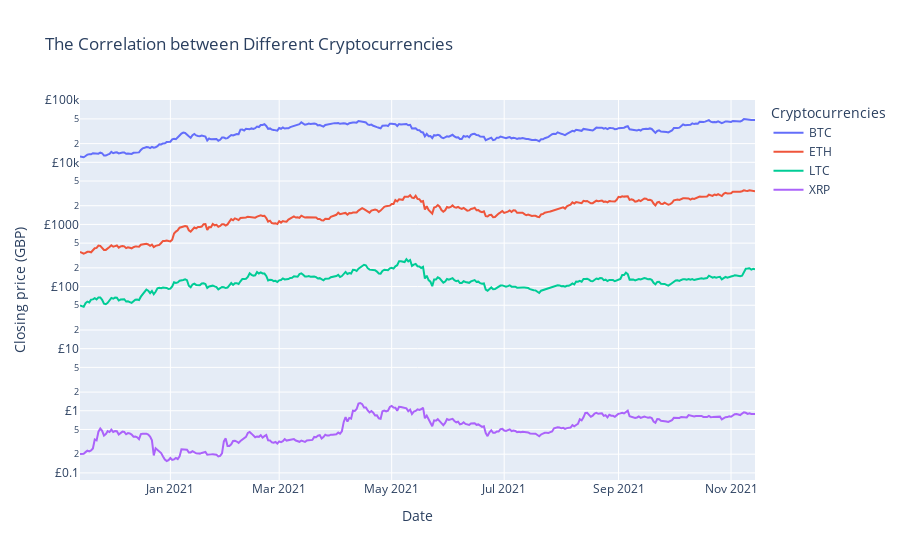

Source (notebook cell):
### Code cell
from datetime import datetime, timedelta

import pandas as pd
import pandas_datareader as pdr
import plotly.graph_objects as go

CRYPTOS = ['BTC', 'ETH', 'LTC', 'XRP']
CURRENCY = 'GBP'

def getData(cryptocurrency):
    now = datetime.now()
    current_date = now.strftime("%Y-%m-%d")
    last_year_date = (now - timedelta(days=365)).strftime("%Y-%m-%d")

    start = pd.to_datetime(last_year_date)
    end = pd.to_datetime(current_date)

    data = pdr.get_data_yahoo(f'{cryptocurrency}-{CURRENCY}', start, end)

    return data

crypto_data = {crypto:getData(crypto) for crypto in CRYPTOS}

fig = go.Figure()

# Scatter
for idx, name in enumerate(crypto_data):
    fig = fig.add_trace(
        go.Scatter(
            x = crypto_data[name].index,
            y = crypto_data[name].Close,
            name = name,
        )
    )

fig.update_layout(
    title = 'The Correlation between Different Cryptocurrencies',
    xaxis_title = 'Date',
    yaxis_title = f'Closing price ({CURRENCY})',
    legend_title = 'Cryptocurrencies'
)
fig.update_yaxes(type='log', tickprefix='£')

fig.show()

### Figure 1 — Plotly figure (JSON) as saved in the notebook; plotly's stock layout.template omitted (floating-point values rounded to 4 significant figures; data arrays with more than 128 entries replaced by an {"elided": "..."} marker saying what was removed)
{"data": [{"name": "BTC", "type": "scatter", "x": {"elided": "367 str values"}, "y": {"elided": "367 float values"}}, {"name": "ETH", "type": "scatter", "x": {"elided": "367 str values"}, "y": {"elided": "367 float values"}}, {"name": "LTC", "type": "scatter", "x": {"elided": "367 str values"}, "y": {"elided": "367 float values"}}, {"name": "XRP", "type": "scatter", "x": {"elided": "367 str values"}, "y": {"elided": "367 float values"}}], "layout": {"legend": {"title": {"text": "Cryptocurrencies"}}, "title": {"text": "The Correlation between Different Cryptocurrencies"}, "xaxis": {"title": {"text": "Date"}}, "yaxis": {"tickprefix": "£", "title": {"text": "Closing price (GBP)"}, "type": "log"}}}
